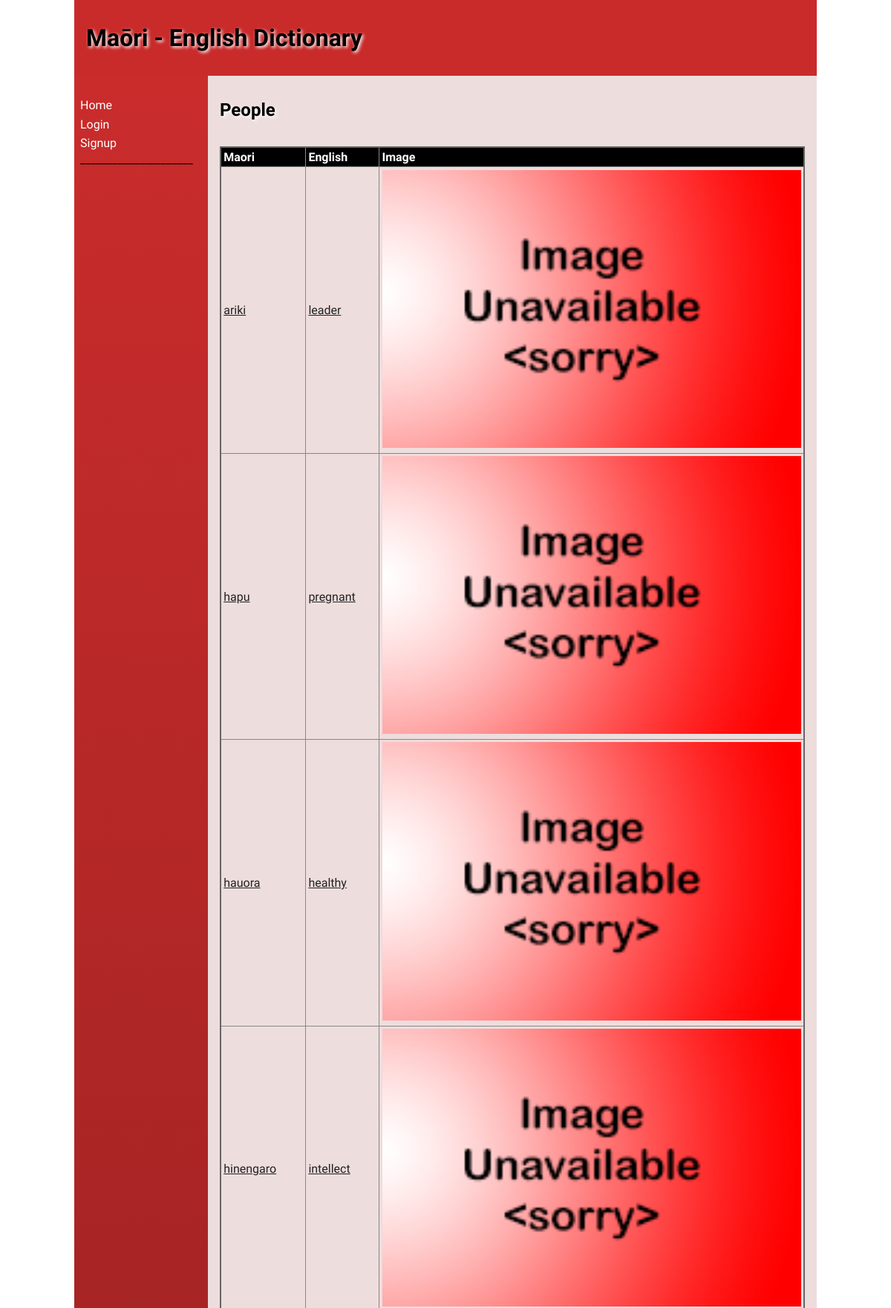
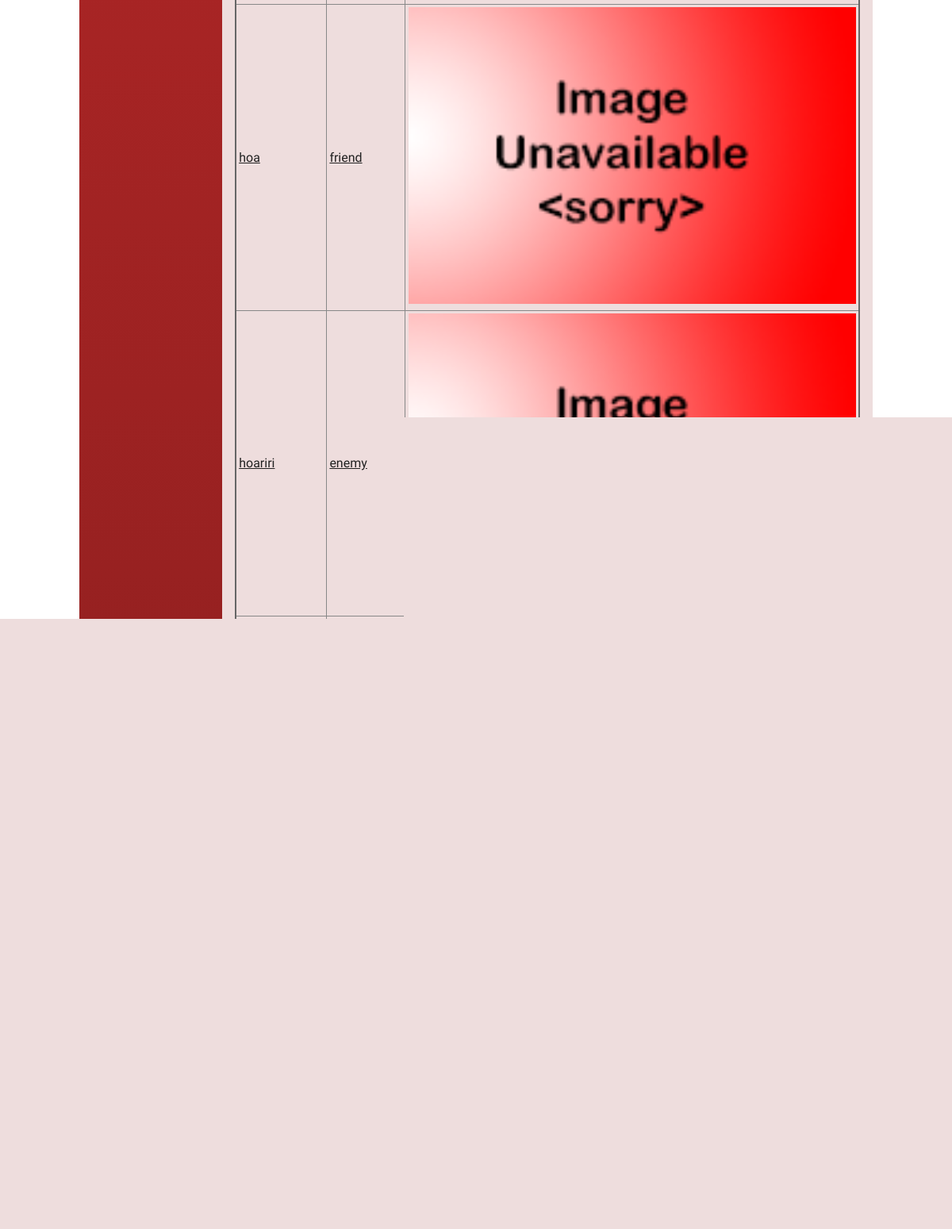
The page /category/10 (upper part) on the database its author committed (2 pictures, top to bottom).
### tables this page shows
CREATE TABLE "categories"
(
    id   INTEGER
        constraint categories_pk
            primary key autoincrement,
    name varchar(30)
);

CREATE TABLE "product"
(
    id          INTEGER
        constraint product_pk
            primary key autoincrement,
    maori       varchar(30),
    english     varchar(30),
    category_id INTEGER,
    description varchar(300),
    level       INTEGER,
    image       varchar(30),
    user_id     INTEGER
        references user,
    date_added  date
);

### app.py (the view)
@app.route('/category/<cat_id>')
def render_category_page(cat_id):
    con = create_connection(DATABASE)
    query = "SELECT * FROM categories WHERE id=?"
    cur = con.cursor()
    cur.execute(query, (cat_id,))
    cur_category = cur.fetchall()
    query = "SELECT * FROM product WHERE category_id=?"
    cur = con.cursor()  # You need this lin next
    cur.execute(query, (cat_id,))  # this line executes the query
    translation_list = cur.fetchall()  # puts the results into a list usable in python
    con.close()
    return render_template("category.html", logged_in=is_logged_in(),
                           user_data=user_id_conversion(session.get("user_id")), all_categories=get_categories(),
                           modify=edit(),
                           words_found=translation_list, cat_data=cur_category)

### app.py (called while the page is built)
def create_connection(db_file):
    try:
        connection = sqlite3.connect(db_file)
        return connection
    except Error as e:
        print(e)
    return None

def get_categories():
    con = create_connection(DATABASE)
    query = "SELECT id, name FROM categories"
    cur = con.cursor()
    cur.execute(query)
    category_list = cur.fetchall()
    con.close()
    return category_list

def is_logged_in():
    if session.get('email') is None:
        print('not logged in')
        return False
    else:
        print('logged in')
        return True

def user_id_conversion(user_id):
    con = create_connection(DATABASE)
    query = "SELECT * FROM user where id=?"
    cur = con.cursor()
    cur.execute(query, (user_id, ))
    return_name = cur.fetchall()
    print(return_name)
    con.close()
    return return_name

def edit():
    if session.get("edit") == 1:
        print("Is a teacher")
        return True
    else:
        print("is not a teacher")
        return False

### templates/category.html (shortened to what this page needs)
{% extends 'base.html' %}
{% block heading %}Maōri - English Dictionary{% endblock %}
{% block main %}
<div class="">
    <h2>{{ cat_data[0][1] }}</h2>
    <br>
    <table>
        <tr>
            <th>Maori</th>
            <th>English</th>
            <th>Image</th>
        </tr>
        {% for word in words_found %}
        <tr class="">
            <td><a href="\dictionary/{{ word[0] }}">{{ word[1] }}</a></td>
            <td><a href="\dictionary/{{ word[0] }}">{{ word[2] }}</a></td>
            <td><img src="/static/images/{{ word[6] }}"></td>
        </tr>
        {% endfor %}
    </table>
</div>
{% endblock %}

### templates/base.html (shortened to what this page needs)
<!doctype html>
<html lang="en">
<head>
	<link href="{{ url_for('static', filename='css/style.css') }}" rel="stylesheet">
</head>
<body>
<div id="container">
    <header>
        <h1>{% block heading %}Maori Dictionary{% endblock %}</h1>
    </header>
    <nav>
        <ul>
            <li><a href="\">Home</a></li>
            {% if not logged_in %}
            <li><a href="\login">Login</a></li>
            <li><a href="\signup">Signup</a></li>
            {% else %}
            <li><a href="\logout">Logout</a></li>
            {% endif %}
            <p4>_____________________</p4>
            <br>
            <br>
        </ul>
    </nav>
    <main>
        {% block main%}{% endblock %}
    </main>
</div>
</body>
</html>

### static/css/style.css (style rules this page uses)
* { font-family: Comfortaa, sans-serif; margin: 0; padding: 0; box-sizing: border-box; }
#container { display: grid; grid-template-columns: 75px auto; grid-template-areas: 'nav header' 'main main' 'footer footer'; }
header { grid-area: header; background-color: rgba(193, 9, 9, 0.86); padding: 1rem; }
nav { grid-area: nav; }
main { grid-area: main; padding: 1rem; background-color: #edd; }
h1, h2, h3, h4 { padding: 1rem 0; font-family: 'Suez One', serif; color: #000; text-shadow: 2px 2px 4px #fff; }
a { color: #222; }
img { width: 100%; }
table { width: 100%; border: 2px solid #666; border-collapse: collapse; }
th, td { border: 1px solid #888; padding: 0.2rem; text-align: left; }
th { background-color: #000; color: #fff; }
@media only screen and (min-width: 768px) { #container { grid-template-columns: 180px auto; grid-template-areas: 'header header' 'nav main' 'footer footer'; } }
@media only screen and (min-width: 768px) { nav { background: linear-gradient(180deg, rgba(193, 9, 9, 0.86) 0%, rgba(0, 0, 0, 1) 50%, rgba(193, 9, 9, 0.86) 100%); padding: 0.5rem; } }
@media only screen and (min-width: 768px) { nav ul { list-style: none; } }
@media only screen and (min-width: 768px) { nav li { padding: 0.2rem 0; } }
@media only screen and (min-width: 768px) { nav a { color: #fff; text-decoration: none; } }
@media only screen and (min-width: 1000px) { #container { width: 1000px; margin: auto; } }

### rows shown on the page
categories: name "People"
product: maori "ariki", english "leader", image (placeholder picture)
product: maori "hapu", english "pregnant", image (placeholder picture)
product: maori "hauora", english "healthy", image (placeholder picture)
product: maori "hinengaro", english "intellect", image (placeholder picture)
product: maori "hoa", english "friend", image (placeholder picture)
product: maori "hoariri", english "enemy", image (placeholder picture)
product: image (placeholder picture)
product: image (placeholder picture)
